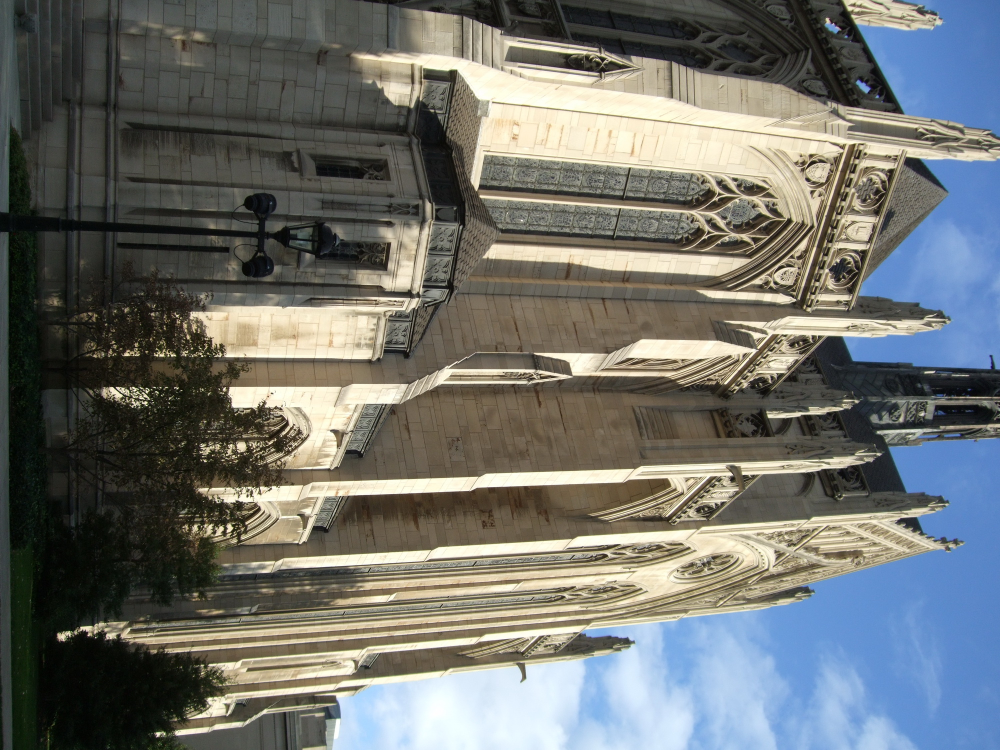
//> input picture SFMLibTest/SFMLibTest/CH02.JPG, 2000 x 1500 px, given in place of test_image_2.jpeg, which was not available (shown at 1/2 size)
$ ./main   (built with g++ and OpenCV 4)
//> lines starting //> are read from the running program, lines starting //| are printed output that depends on the picture; pictures that were not available may be replaced by others from this repository, and a replacement may not be noted
//
//  main.cpp
//  hough_line
//
//  Created by Yuyin Sun on 15-11-14.
//  Copyright (c) 2015年 Yuyin Sun. All rights reserved.
//

#include <iostream>
#include <opencv2/core/core.hpp>
#include <opencv2/imgproc/imgproc.hpp>
#include <opencv2/highgui/highgui.hpp>

using namespace std;
using namespace cv;

int main(int argc, const char * argv[]) {

    const string filename = "/Users/sunyuyin/Desktop/test_image_2.jpeg";
    Mat src = imread(filename);
//> src is the input picture: 1500 rows x 2000 cols, CV_8UC3; mean B, G, R 109.8, 113.3, 110.8

    if (src.empty()) {
        CV_Error(CV_StsBadArg, "Cannot read image");
    }


    namedWindow("Image");
    imshow("Image", src);

    Mat mask;
    Canny(src, mask, 100, 200, 3);
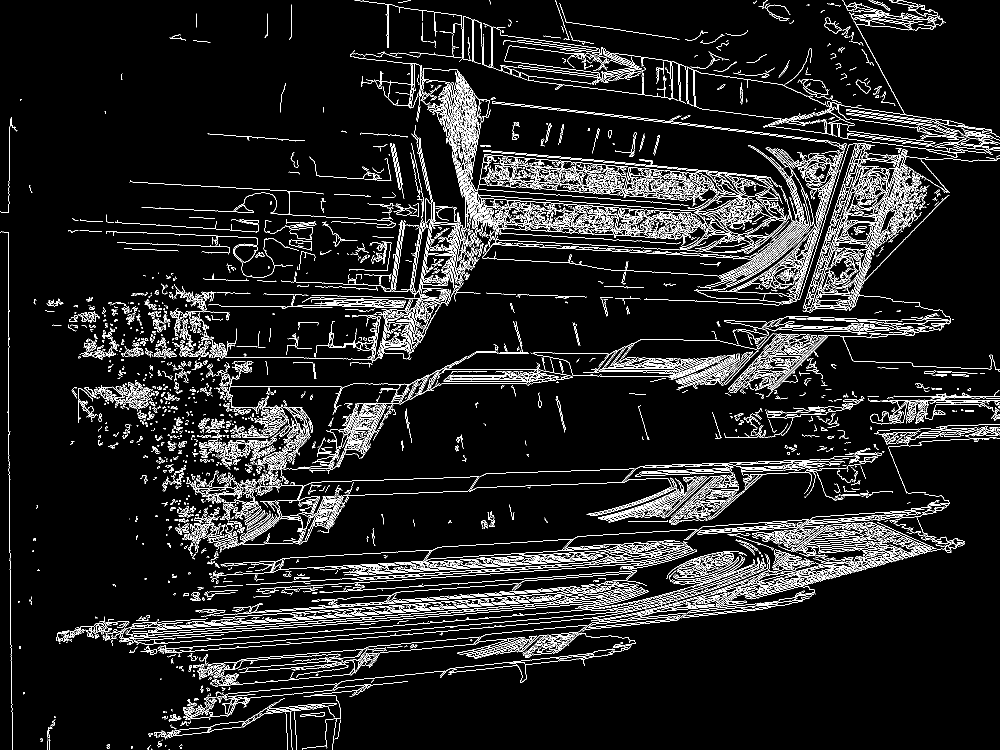
//> mask: 1500 rows x 2000 cols, CV_8UC1 (shown at 1/2 size); 7.9% white in thin lines or dots


    Mat dst;
    cvtColor(mask, dst, COLOR_GRAY2BGR);
//> dst: 1500 rows x 2000 cols, CV_8UC3; 7.9% white in thin lines or dots

    namedWindow("Canny");
    imshow("Canny", dst);


    vector<Vec4i> lines;
    HoughLinesP(mask, lines, 1, CV_PI/180, 50, 60, 5);
//> lines = 294 lines (x1, y1, x2, y2), first 8: [446, 1235, 508, 1231], [313, 1254, 749, 1224], [814, 1221, 904, 1214], [529, 1244, 590, 1240], [840, 1131, 937, 1128], [253, 1268, 730, 1235], [1068, 1110, 1211, 1100], [1804, 484, 1891, 394]

    for (size_t i = 0; i < lines.size(); ++i) {
        auto l = lines[i];
        line(dst, Point(l[0], l[1]), Point(l[2], l[3]), Scalar(0, 0, 255), 3);
    }
//> this loop made 294 passes
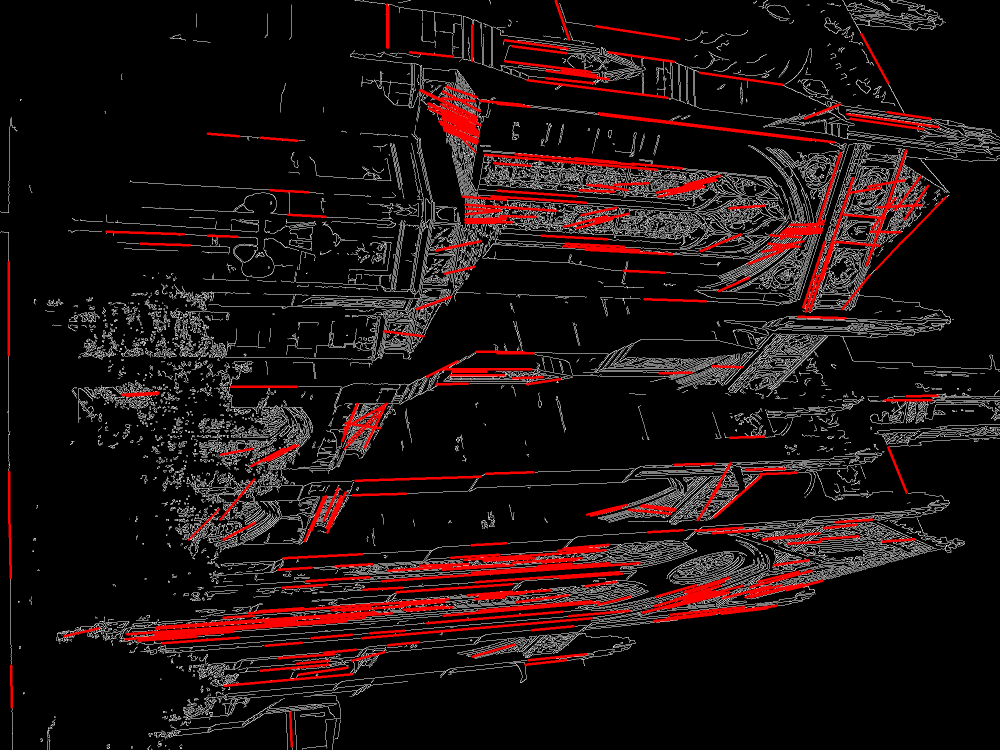
//> dst: 1500 rows x 2000 cols, CV_8UC3 (shown at 1/2 size); mean B, G, R 16.6, 16.6, 28.9

    namedWindow("Lines");
    imshow("Lines", dst);

    waitKey(0);
    destroyAllWindows();

    return 0;
}

$ run again, on SFMLibTest/SFMLibTest/CH03.JPG
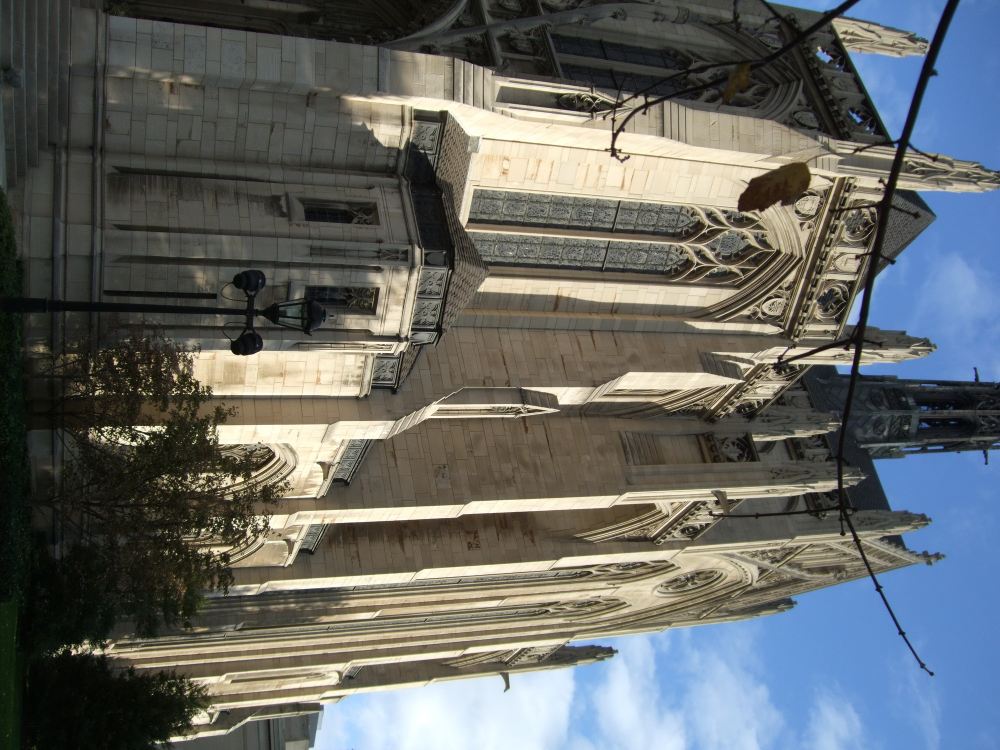
//> input picture SFMLibTest/SFMLibTest/CH03.JPG, 2000 x 1500 px, given in place of test_image_2.jpeg, which was not available (shown at 1/2 size)
//> src is the input picture: 1500 rows x 2000 cols, CV_8UC3; mean B, G, R 101.9, 103.5, 100.3
//> `Canny(src, mask, 100, 200, 3);`:
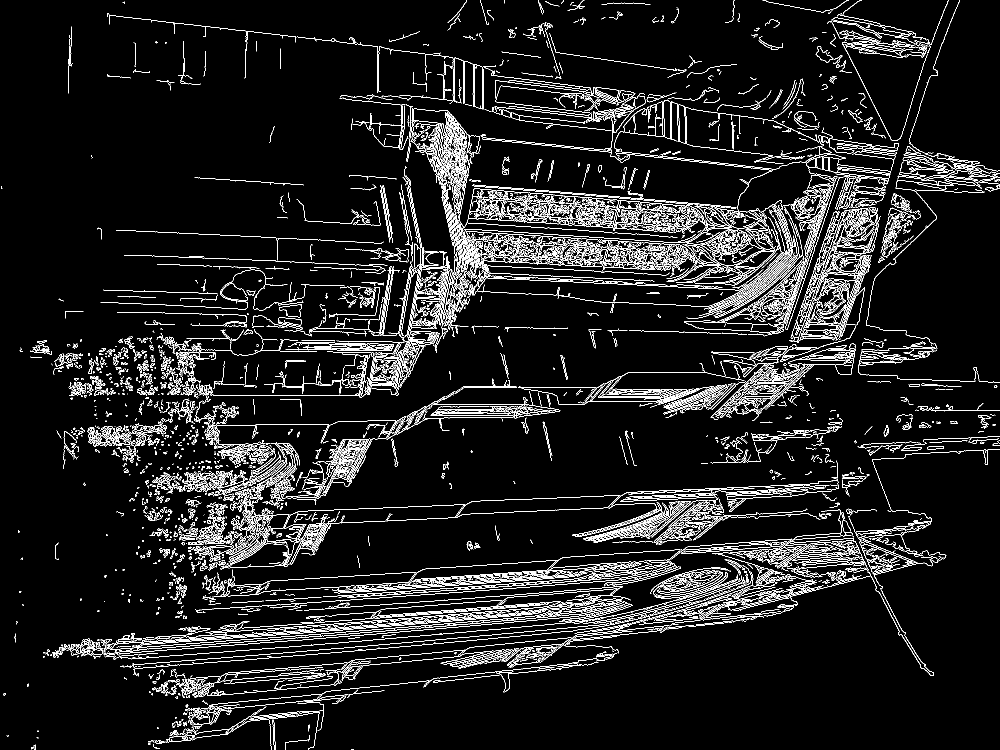
//> mask: 1500 rows x 2000 cols, CV_8UC1 (shown at 1/2 size); 7.3% white in thin lines or dots
//> lines = 274 lines (x1, y1, x2, y2), first 8: [636, 480, 761, 486], [557, 1251, 670, 1242], [206, 1289, 330, 1281], [481, 1261, 640, 1250], [779, 1247, 972, 1231], [1019, 1240, 1147, 1229], [650, 1193, 1086, 1163], [862, 1245, 1064, 1228]
//> the loop `for (size_t i = 0; i < lines.size(); ++i)` made 274 passes
//> after the loop `for (size_t i = 0; i < lines.size(); ++i)`:
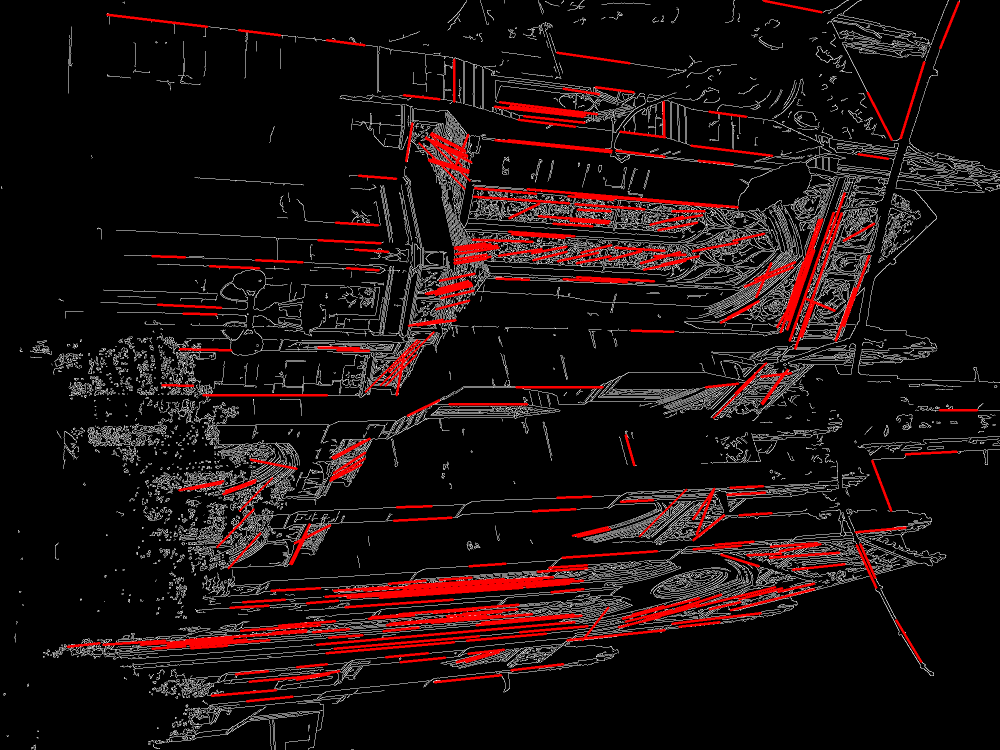
//> dst: 1500 rows x 2000 cols, CV_8UC3 (shown at 1/2 size); mean B, G, R 15.5, 15.5, 27.2

$ run again, on SFMLibTest/SFMLibTest/CH04.JPG
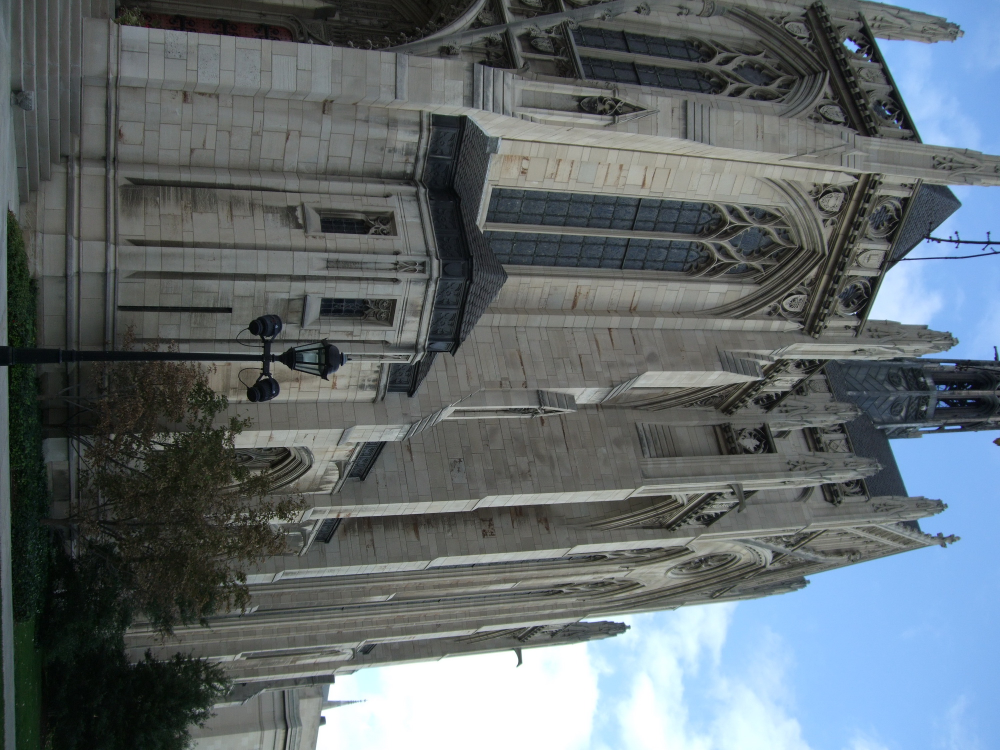
//> input picture SFMLibTest/SFMLibTest/CH04.JPG, 2000 x 1500 px, given in place of test_image_2.jpeg, which was not available (shown at 1/2 size)
//> src is the input picture: 1500 rows x 2000 cols, CV_8UC3; mean B, G, R 110.6, 106.5, 97.7
//> `Canny(src, mask, 100, 200, 3);`:
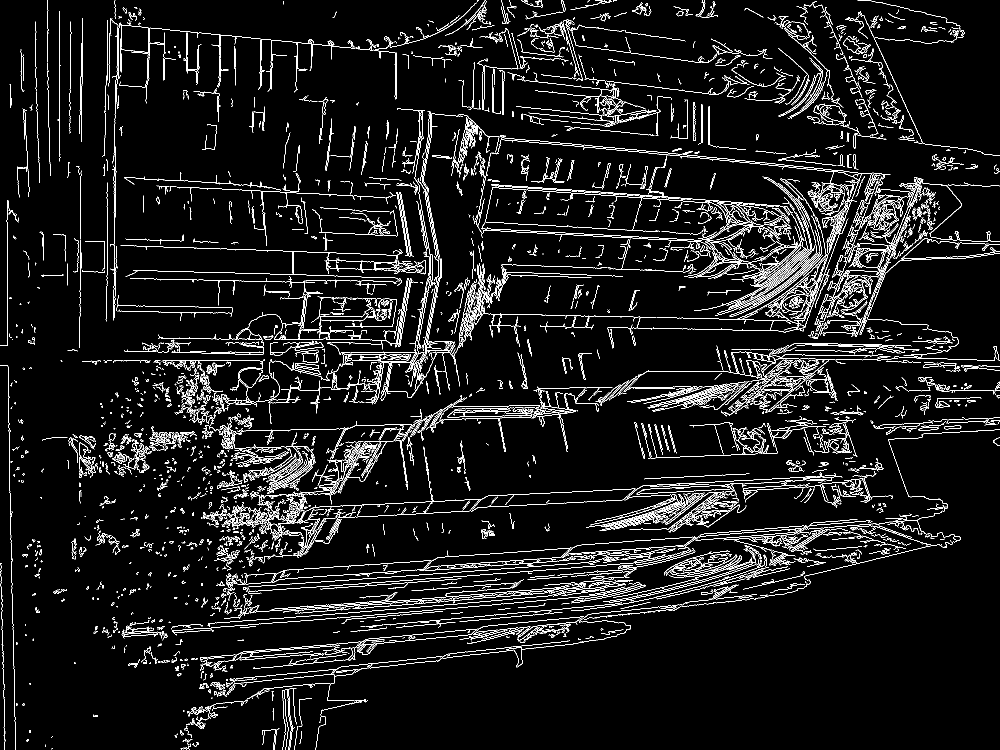
//> mask: 1500 rows x 2000 cols, CV_8UC1 (shown at 1/2 size); 6.2% white in thin lines or dots
//> lines = 164 lines (x1, y1, x2, y2), first 8: [619, 1240, 766, 1228], [497, 1173, 960, 1141], [1323, 479, 1401, 483], [566, 502, 720, 507], [310, 721, 519, 721], [1242, 472, 1403, 480], [1310, 303, 1680, 341], [676, 1227, 823, 1215]
//> the loop `for (size_t i = 0; i < lines.size(); ++i)` made 164 passes
//> after the loop `for (size_t i = 0; i < lines.size(); ++i)`:
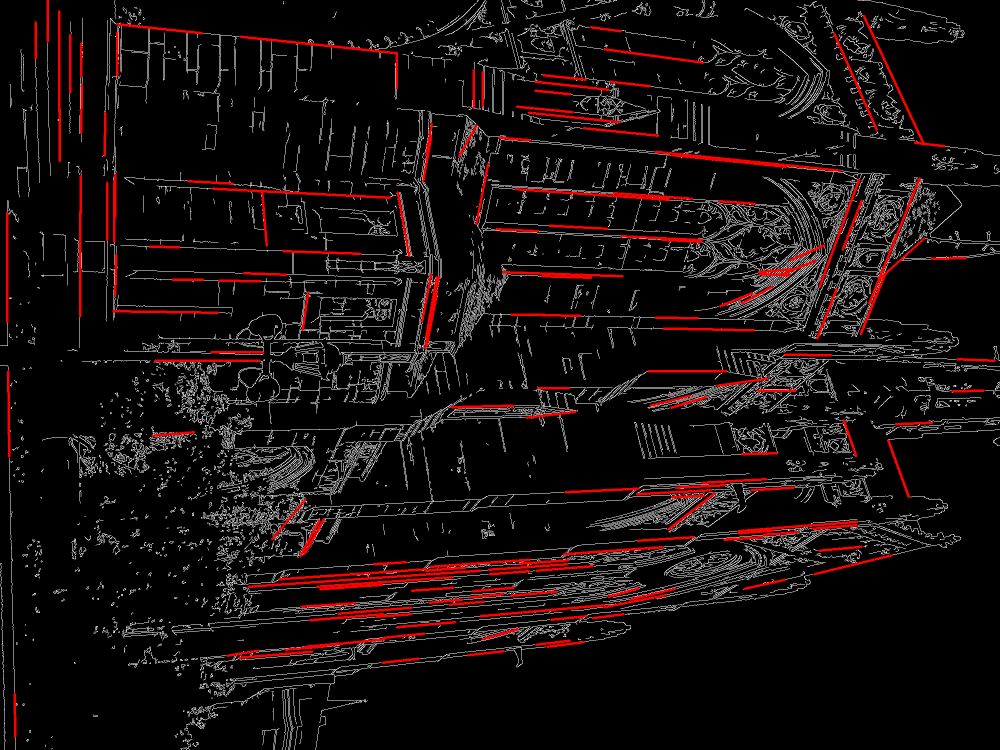
//> dst: 1500 rows x 2000 cols, CV_8UC3 (shown at 1/2 size); mean B, G, R 13.9, 13.9, 22
